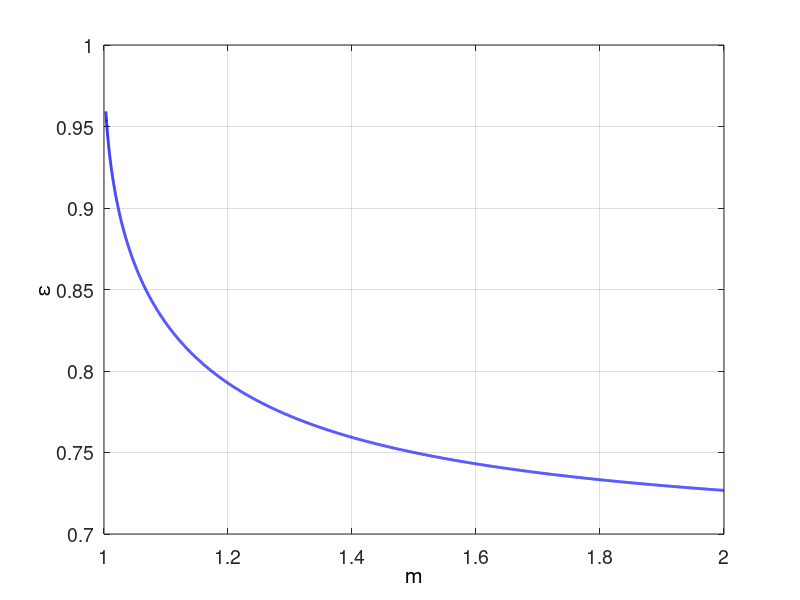

Here is the MATLAB script that generated this plot:
%% Copyright 2014 MERCIER David
function [epsilon, m] = epsilon_OliverPharr
%% Function used to plot epsilon parameter in function of m coefficient
% of unloading curves.
% See Pharr G. M.  and Bolshakov A. (2002)- DOI: 10.1557/JMR.2002.0386

fig_epsilon = figure('Name', 'epsilon = f(m)',...
    'NumberTitle', 'off');

m = 1:0.0001:2;
m = m';

epsilon = m.*(1 - ((2*gamma(m./(2*(m-1))) ./ ...
    ((pi^0.5)*gamma(1./(2*(m-1))))).*(m-1)));

plot(m, epsilon, 'b-', 'LineWidth', 2, 'MarkerSize', 10);

xlabel('m', 'Color', [0,0,0], 'FontSize', 14);
ylabel('\epsilon', 'Color', [0,0,0], 'FontSize', 14);
set(gca, 'FontSize', 14);

grid on;

%save_figure(pwd, gca, '_epsilonOliverPharr');

end